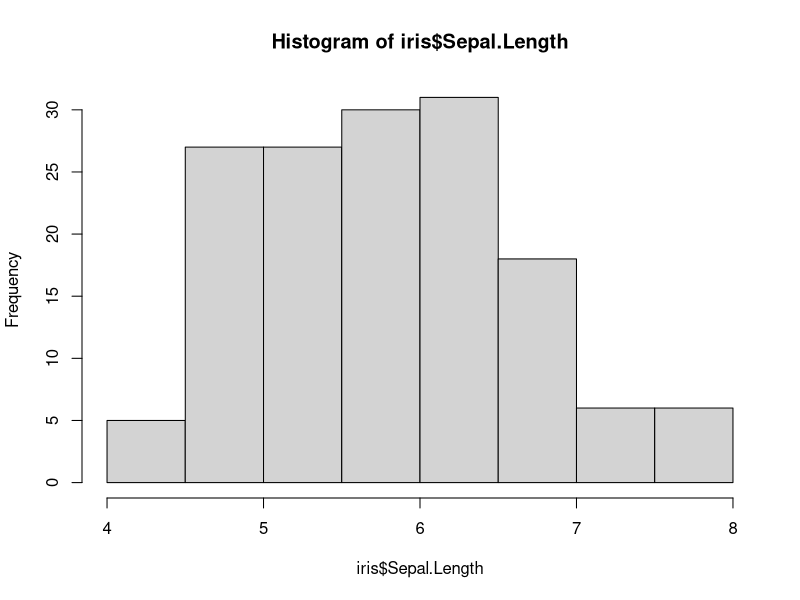
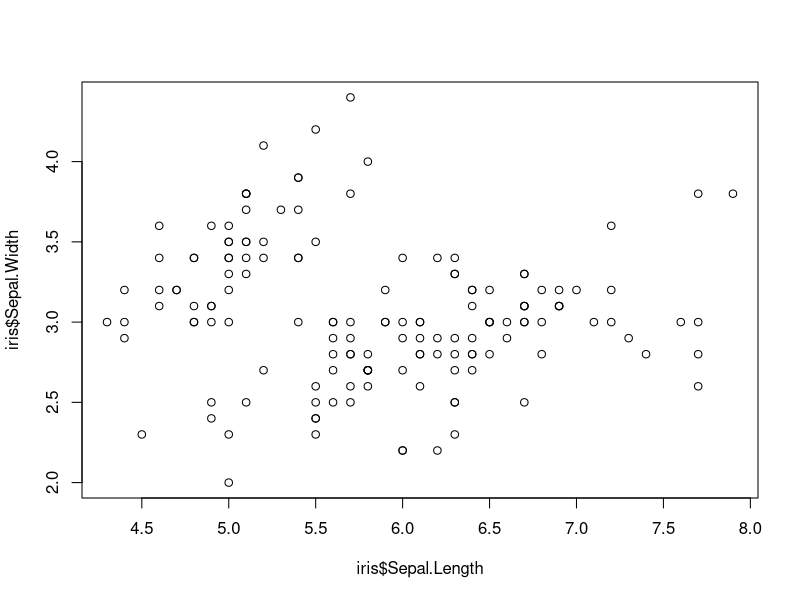

These charts were generated, in order, by the following R code:
## ---- chunk 1
#| echo: true
1 + 1
data(iris)
hist(iris$Sepal.Length)
## ---- chunk 2
#| echo: true


plot(iris$Sepal.Length, iris$Sepal.Width)

